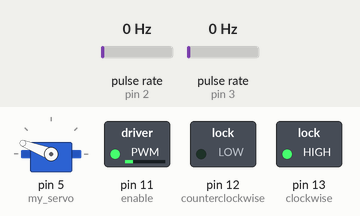
This sketch was run on a simulated Arduino Uno, built with avr-gcc and run on an emulated ATmega328P. Shown: servo, switched loads named in the sketch (green lamp = pin HIGH). Wiring (inferred from the names in the program): 2 × pulse sensor: data pin 2 / data pin 3. Inputs (shaded band) come from the test bench; at power-on: pulse rate (sensors on pin 2, pin 3) 0 Hz. Random numbers use the default seed unless the sketch sets one.

Above: at 0.1 s.
Timing chart, 0 to 1.6 s (numbered marks = the images above):
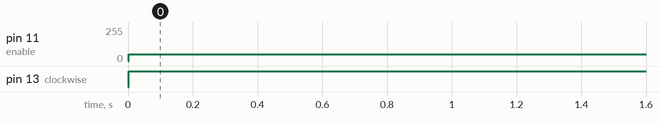

The sketch:

Askeslaske.ino
```cpp
// (licence header left out)
#include <math.h>
#include <Servo.h>

#define PATH_LENGTH 100
#define DOUBLE_MAX 1.7976931348623157e+10
#define DOUBLE_MIN 2.2250738585072014e-10
//#define PI 3.1415926535897932385

double lower_arm_length = 20, upper_arm_length = 18;

typedef struct Vector{
  double x;
  double y;
} Vector;

typedef struct Angles{
  double theta1;
  double theta2;
} AnglesRad, AnglesDeg;

Vector VectorAdd(Vector a, Vector b){
  return (Vector){a.x+b.x, a.y+b.y};
}

Vector VectorMul(Vector a, double scalar){
  return (Vector){a.x*scalar, a.y*scalar};
}

Vector VectorDiv(Vector a, double scalar){
  return (Vector){a.x/scalar, a.y/scalar};
}

double VectorLength(Vector a){
  return sqrt(a.x*a.x+a.y*a.y);
}

Vector VectorNormalize(Vector a){
  return VectorDiv(a, VectorLength(a));
}

const Vector ENDLIST = {.x = DOUBLE_MAX, .y = DOUBLE_MIN};

Vector path[PATH_LENGTH] = {};

// Motorvariabler
volatile bool hall_read1 = false, hall_read2 = false;
volatile int state_now = 0, state_prior = 0, current_position = 0;
volatile int state_array[4][4] = {
  { 0, -1,  0,  1},
  { 1,  0, -1,  0},
  { 0,  1,  0, -1},
  {-1,  0,  1,  0}
};
const int motor_speed = 50,         // Hastigheden motoren kører i.
          FULL_ROTATION = 64 * 100; // antal steps til en fuld rotation.


int nice_position = 0,              // Den ønskede position for motoren i trin.
    threshold = 20;                 // Hvor mange trin motoren er tilladt at dreje, før den korrigeres.
// Rotation med uret giver positive trin.

// Pins
const uint8_t clockwise = 13, counterclockwise = 12, enable = 11, encoder1 = 2, encoder2 = 3;

volatile bool finished = false;

Servo my_servo;

void turn(bool cw)
{
  digitalWrite(clockwise, cw);
  digitalWrite(counterclockwise, !cw);
  analogWrite(enable, motor_speed);
}

// Vektorer
Vector start = {5, 5};
Vector end = {15, 15};

AnglesRad computeIK(double Px, double Py, double L1 = lower_arm_length, double L2 = upper_arm_length){
  double r = sqrt(Px * Px + Py * Py);
  double theta2 = acos( (- (L1 * L1) - (L2 * L2) + r * r) / (2 * L1 * L2) );
  double phi = atan2(Py,Px);

  double theta1 = phi - atan2(L2*sin(theta2), (L1 + L2*cos(theta2)));

  AnglesRad result = {theta1, theta2};
  return result;
}
int path_index = 0;
void GenerateLinePath(Vector start, Vector end, double stepDist) {
    Vector diff = VectorAdd(end, VectorMul(start, -1));   // end - start
    double totalDist = VectorLength(diff);

    if (stepDist <= 0) {
        Serial.println("ERROR: stepDist must be > 0");
        return;
    }

    if (totalDist == 0) {
        Serial.println("ERROR: start and end are identical");
        return;
    }

    Vector direction = VectorNormalize(diff);

    int Jens_Aage = 0;
    double traveled = 0.0;
    while (traveled <= totalDist) {
        // ERROR if we run out of space
        if (Jens_Aage >= PATH_LENGTH) {
            Serial.println("ERROR: path[] overflow");
            return;
        }
        path[Jens_Aage] = VectorAdd(start, VectorMul(direction, traveled));
        traveled += stepDist;
        Jens_Aage++;
    }
    // Add final endpoint
    if (Jens_Aage >= PATH_LENGTH) {
        Serial.println("ERROR: path[] overflow");
        return;
    }
    path[Jens_Aage] = end;
    Jens_Aage++;
    // Add ENDLIST
    if (Jens_Aage >= PATH_LENGTH) {
        Serial.println("ERROR: path[] overflow");
        return;
    }
    path[Jens_Aage] = ENDLIST;
    path_index = 0;
}

// Tæller antal trin som motoren har kørt, og hvad retning.
void update_motor_pos()
{
  hall_read1 = digitalRead(encoder1);
  hall_read2 = digitalRead(encoder2);

  if (hall_read1 == HIGH && hall_read2 == HIGH) state_now = 0;
  if (hall_read1 == HIGH && hall_read2 == LOW ) state_now = 1;
  if (hall_read1 == LOW  && hall_read2 == LOW ) state_now = 2;
  if (hall_read1 == LOW  && hall_read2 == HIGH) state_now = 3;

  current_position += state_array[state_prior][state_now];
  state_prior = state_now;
}

void setup() {
  Serial.begin(9600);
  pinMode(clockwise, OUTPUT);  pinMode(counterclockwise, OUTPUT);  pinMode(enable, OUTPUT);
  pinMode(encoder1, INPUT_PULLUP); pinMode(encoder2, INPUT_PULLUP);

  attachInterrupt(digitalPinToInterrupt(encoder1), update_motor_pos, CHANGE);
  attachInterrupt(digitalPinToInterrupt(encoder2), update_motor_pos, CHANGE);

  analogWrite(enable, 0);
  digitalWrite(clockwise, LOW);
  digitalWrite(counterclockwise, LOW);

  my_servo.attach(5);

  GenerateLinePath(start, end, 0.5);
}

double nicepos(double angle)
{
  return(angle * FULL_ROTATION/(2*PI));
}

int set_motor_steps()
{
  if (abs(current_position - nice_position) < threshold)
  {
    if (path[path_index].x == ENDLIST.x || path[path_index].y == ENDLIST.y)
    {
      finished = true;
      return 0;
    }
    AnglesRad vinkler = computeIK(path[path_index].x , path[path_index].y);
    path_index++;
    nice_position = nicepos(vinkler.theta1);
    servo_motor_turn(vinkler.theta2);

    //Serial.print(vinkler.theta1);
    //Serial.print(",");
    //Serial.println(vinkler.theta2);
  }
  return 0;
}

int dc_motor_turn()
{
  int error = current_position - nice_position;
  //Serial.println(error);
  if (threshold <= 0)
  {
    Serial.println("Mongol!, Fejl i threshold værdi");
    return 1;
  }
  if (error >= threshold || error <= -threshold)
  {
    turn(bool(( (error / abs(error)) + 1) / 2));
  } else
  {
    analogWrite(enable, 0);
  }
  return 0;
}

int servo_motor_turn(double rad_angle)
{
  my_servo.write(int(rad_angle*(180/PI)));
  return 0;
}

int random_path_generator()
{
  if (finished != false)
  {
    Vector new_start = end, new_end = {};
    new_end.x = random(5, 25); new_end.y = random(5, 25);
    GenerateLinePath(new_start, new_end , 0.5);
    start = new_start; end = new_end;
    finished = false;
    return 0;
  }
  return 0;
}

void loop()
{
  set_motor_steps();
  dc_motor_turn();
  random_path_generator();
}
```

Measured:
- by itself, pin 11 (enable): 0/255 → 50/255 at 0.00 s
- by itself, pin 13 (clockwise): LOW → HIGH at 0.00 s
